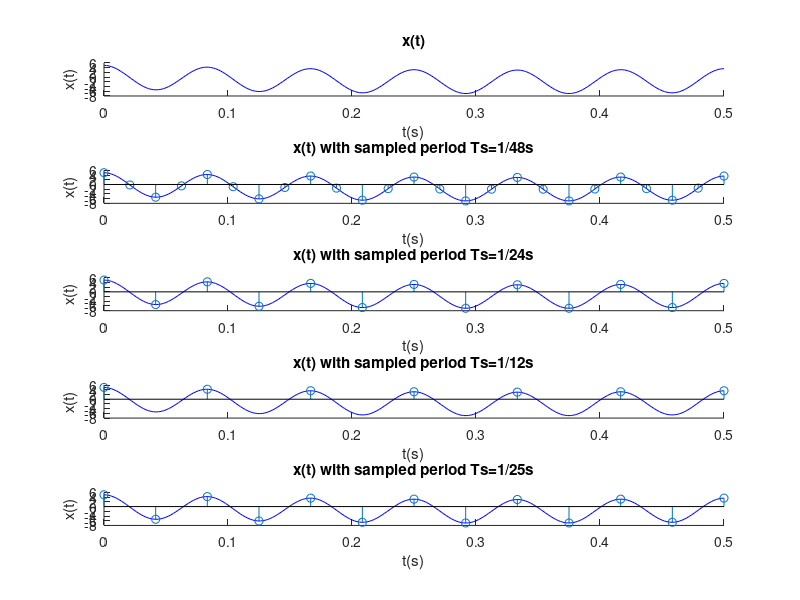

This chart was generated by the following MATLAB code:
clear all;
close all;

%Sampling periods
Ts_a=1/48;
Ts_b=1/24;
Ts_c=1/12;
Ts_d=1/25;

%Time for each signal
t=0:1/500:0.5;
t_a=0:Ts_a:0.5;
t_b=0:Ts_b:0.5;
t_c=0:Ts_c:0.5;
t_d=0:Ts_d:0.5;

%Signal for different sampling periods
x=5*cos(2*pi*12*t)-2*sin(2*pi*0.75*t);
x_a=5*cos(2*pi*12*t_a)-2*sin(2*pi*0.75*t_a);
x_b=5*cos(2*pi*12*t_b)-2*sin(2*pi*0.75*t_b);
x_c=5*cos(2*pi*12*t_c)-2*sin(2*pi*0.75*t_c);
x_d=5*cos(2*pi*12*t_d)-2*sin(2*pi*0.75*t_d);

% the larger the sampling frequency
% The less information loss and the better the sampled signal analysis.

%Initial signal
figure(1);
subplot(5,1,1);
hold on;
plot(t,x,'b');
title('x(t)');
xlabel('t(s)');
ylabel('x(t)');
hold off;

%Signal with sampled period Ts=1/48s
subplot(5,1,2);
hold on;
plot(t,x,'b');
stem(t_a,x_a);
title('x(t) with sampled period Ts=1/48s');
xlabel('t(s)');
ylabel('x(t)');
hold off;

%Signal with sampled period Ts=1/24s
subplot(5,1,3);
hold on;
plot(t,x,'b');
stem(t_b,x_b);
title('x(t) with sampled period Ts=1/24s');
xlabel('t(s)');
ylabel('x(t)');
hold off;

%Signal with sampled period Ts=1/12s
subplot(5,1,4);
hold on;
plot(t,x,'b');
stem(t_c,x_c);
title('x(t) with sampled period Ts=1/12s');
xlabel('t(s)');
ylabel('x(t)');
hold off;

%Signal with sampled period Ts=1/25s
subplot(5,1,5);
hold on;
plot(t,x,'b');
stem(t_b,x_b);
title('x(t) with sampled period Ts=1/25s');
xlabel('t(s)');
ylabel('x(t)');
hold off;